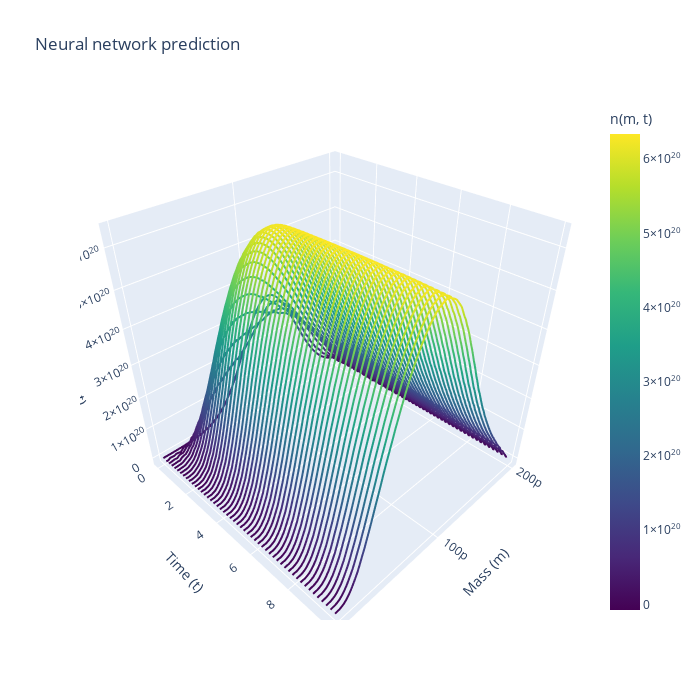

Write notebook code for a chart like this one.
### Code cell
# #prediction step
# state_dict = torch.load(r"classic_NN_integro_diff_batch_2000_epoch_relu_5_layer_128.pth")
# model.load_state_dict(state_dict)
n0=Dataset_plot_validation[0]["n"][:,0]
S0 =Dataset_plot_validation[0]["initial_substrate"]
N_nn,S_nn = rollout(model=model, n0=n0, s0=S0, steps=T-1, n_max=n_max, S_max=S_max,return_numpy=True)

plot_spaghetti(m=m,t=torch.linspace(0,10,T),N=N_nn,title="Neural network prediction")
biomass_nn  = (N_nn  * m.numpy()[:,None]).sum(axis=0) * delta_m.numpy()
plt.plot(t_eval,biomass_nn,label="Neural Network Biomass")
plt.plot(t_eval,S_nn,label="Neural Network Substrate")
plt.grid()
plt.show()
# torch.save(model.state_dict(), 'classic_NN_integro_diff_batch_2000_epoch_relu_5_layer_128.pth')
